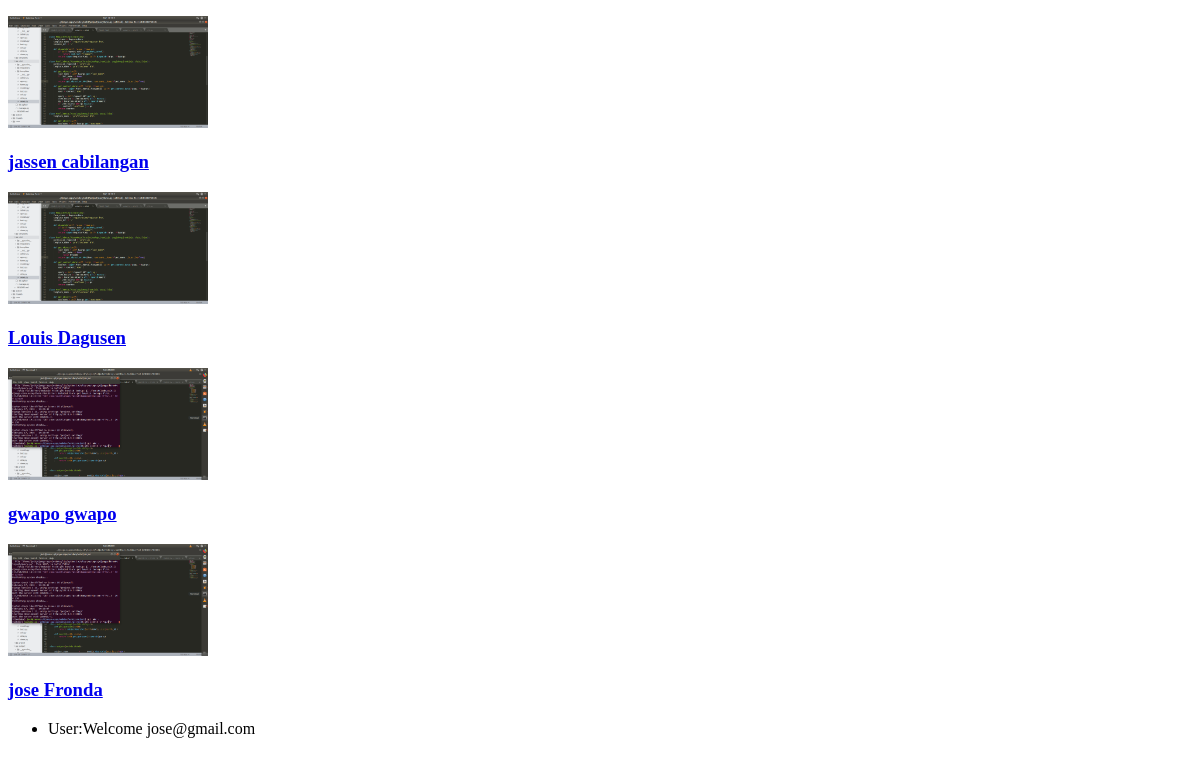
The page /user/bscsthird/ (signed in) on the database as committed earlier.
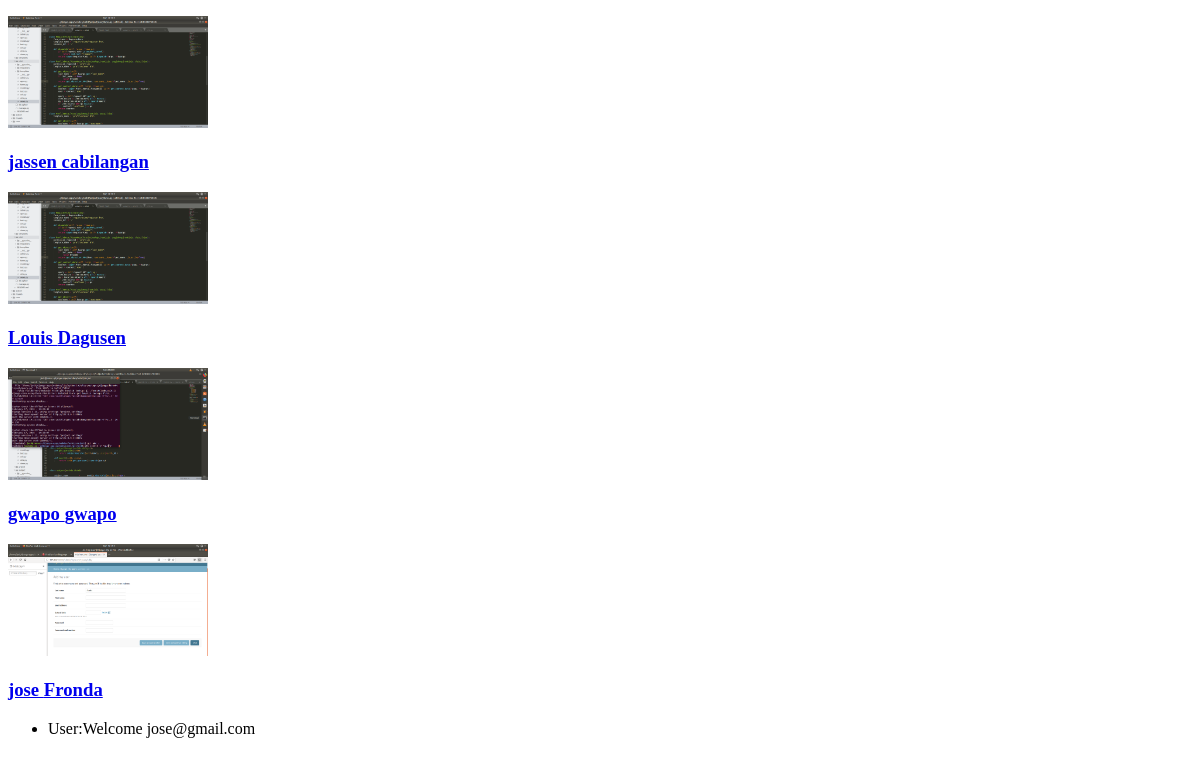
The same page on the database as committed later.
### myuser/models.py (models this page shows, shortened)
class MyUser(AbstractBaseUser):
    email = models.EmailField(
        verbose_name='email address',
        max_length=255,
        unique=True,
    )
    Student_profile =   models.ImageField(upload_to = 'static/media')
    last_name      =    models.CharField(max_length=100)
    first_name     =   models.CharField(max_length=100)
    MI             =   models.CharField(max_length=200)
    Gender = (
        ('Male', 'Male'),
        ('Female', 'Female'),
    )
    Sex             =   models.CharField(max_length=6, choices=Gender, blank=True, default=True)
    date_of_birth   =   models.DateField()
    Age             =   models.CharField(max_length=20)
    course          =   models.ForeignKey(Course,on_delete=models.SET_NULL, null=True)
    years = (
        ('1st', '1st'),
        ('2nd', '2nd'),
        ('3rd', '3rd'),
        ('4rth', '4rth'),
    )
    Year            = models.CharField(max_length=6, choices=years, blank=True, default=True)
    objects         = MyUserManager()
    is_active       = models.BooleanField(default=True)
    is_admin        = models.BooleanField(default=False)
    is_faculty      = models.BooleanField(default=False)
    is_student      = models.BooleanField(default=False)
    USERNAME_FIELD = 'email'
    REQUIRED_FIELDS = ['date_of_birth']

### myuser/views.py (the view)
@method_decorator([login_required, student_required], name='dispatch')
class bscsthird(generic.ListView):
	def get(self, request):
		query = self.request.GET.get('q')
		students = MyUser.objects.filter(course__course_name__contains='BSCS',Year__contains='3rd')
		context = {'students':students,}
		return render(request, "student_list.html", context)

### myuser/templates/student_list.html (shortened to what this page needs)
{% extends "base.html" %}
{% block content %}
	{% for obj in students %}
 	 		<p><img src="{{  obj.MEDIA_URL }}{{obj.Student_profile.url}}" width="200px"></p>
 			<h3><a href='{% url "grade:detail" last_name=obj.last_name %}'>{{  obj.first_name }} {{ obj.last_name }}</a></h3>
	{% endfor %}
<ul class="sidebar-nav">
   {% if user.is_authenticated %}
   <li>User:Welcome {{ user.get_username }}</li>
   {% else %}
   <li><a href="{% url 'login'%}?next={{request.path}}">Login</a></li>
   {% endif %}
 </ul>
 	{% endblock %}

Rows that differ between the two databases and show on the page:
changed MyUser "jose": Student_profile: a different picture
